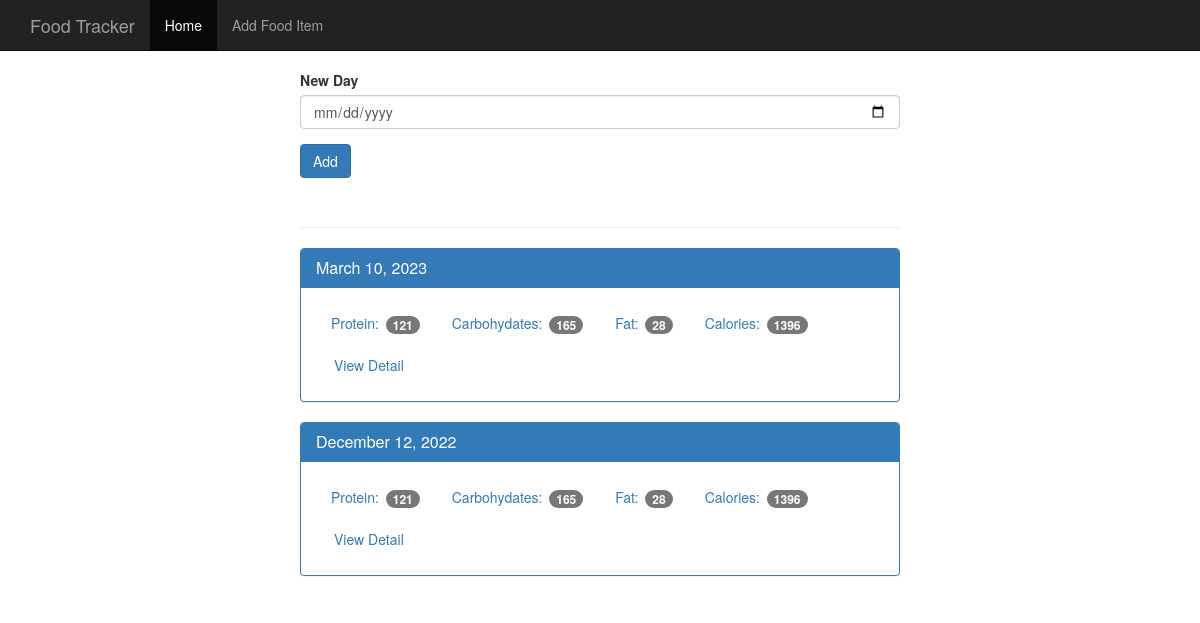
The page / on the database its author committed.
### tables this page shows
CREATE TABLE log_date(
    id integer primary key autoincrement,
    entry_date date not null
);

### app.py (the view)
@app.route('/', methods = ['GET','POST'])
def index():
    db = get_db()
    if request.method == 'POST':
        date = request.form.get('date')
        date_time = datetime.strptime(date, '%Y-%m-%d')
        database_date = datetime.strftime(date_time,'%Y%m%d')
        db.execute('insert into log_date (entry_date) values (?)',[database_date])
        db.commit()
    cur = db.execute('select log_date.entry_date,sum(food.protein) as protein,sum(food.carbohydrates) as carbohydrates,sum(food.fat) as fat,sum(food.calories)as calories from log_date join food_date on food_date.log_date_id=log_date.id join food on food.id=food_date.food_id group by log_date.id order by log_date.entry_date desc')
    results = cur.fetchall()
    date_results = []
    for item in results:
        single_date = {}
        single_date['entry_date']  = item['entry_date']
        single_date['protein'] = item['protein']
        single_date['carbohydrates'] = item['carbohydrates']
        single_date['fat'] = item['fat']
        single_date['calories'] = item['calories']
        d = datetime.strptime(str(item['entry_date']), '%Y%m%d')
        single_date['pretty_date'] = datetime.strftime(d,'%B %d, %Y')
        date_results.append(single_date)
    return render_template('home.html', results=date_results)

### db.py (called while the page is built)
def connect_db():
    sql = sqlite3.connect('food_log.db')
    sql.row_factory = sqlite3.Row
    return sql

def get_db():
    if not hasattr(g,'sqlite3'):
        g.sqlite3_db = connect_db()
    return g.sqlite3_db

### templates/home.html
{% extends 'base.html' %}
{% block body %}
    <nav class="navbar navbar-inverse navbar-fixed-top">
      <div class="container">
        <div class="navbar-header">
          <a class="navbar-brand" href="{{url_for('index')}}">Food Tracker</a>
        </div>
        <div id="navbar" class="navbar-collapse collapse">
          <ul class="nav navbar-nav">
            <li class="active"><a href="{{url_for('index')}}">Home</a></li>
            <li><a href="{{url_for('food')}}">Add Food Item</a></li>
          </ul>
        </div>
      </div>
    </nav>
    <div class="container theme-showcase col-sm-6 col-sm-offset-3" role="main">
      <div class="row">
        <div>
          <form method="POST" action="/">
            <div class="form-group">
              <label for="new-day">New Day</label>
              <input type="date" class="form-control" name='date' id="new-day" format="YY-m-day">
            </div>
            <button type="submit" class="btn btn-primary">Add</button>
          </form>
          <div class="page-header"></div>
          {% for r in results %}
          <div class="panel panel-primary">
            <div class="panel-heading">
              <h3 class="panel-title">{{ r.pretty_date }}</h3>
            </div>
            <div class="panel-body">
              <ul class="nav nav-pills" role="tablist">
                <li><a>Protein: <span class="badge">{{r.protein}}</span></a></li>
                <li><a>Carbohydates: <span class="badge">{{r.carbohydrates}}</span></a></li>
                <li><a>Fat: <span class="badge">{{r.fat}}</span></a></li>
                <li><a>Calories: <span class="badge">{{r.calories}}</span></a></li>
                <li><a href="{{url_for('view',date=r.entry_date)}}" type="button" class="btn btn-link">View Detail</a></li>
              </ul>
            </div>
          </div>
          {% endfor %}
        </div>
      </div>
    </div>
{% endblock %}

### static/theme.css (style rules this page uses)
body { padding-top: 70px; padding-bottom: 30px; }

### rows shown on the page
log_date: pretty_date "March 10, 2023", protein "121", carbohydrates "165", fat "28", calories "1396"
log_date: pretty_date "December 12, 2022", protein "121", carbohydrates "165", fat "28", calories "1396"
